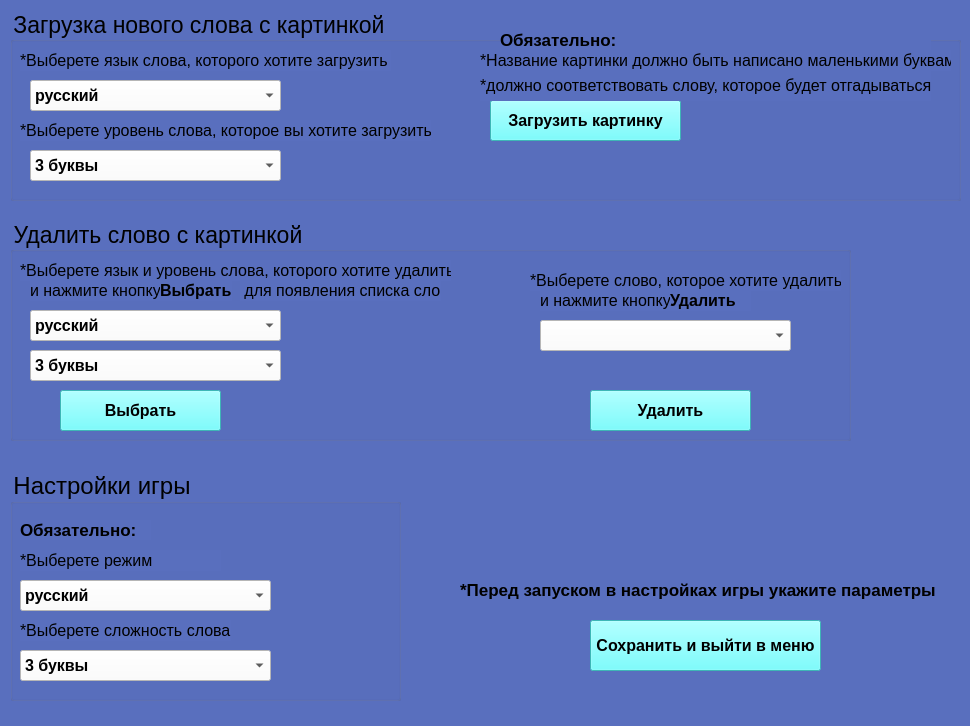
<?xml version="1.0" encoding="UTF-8"?>
<ui version="4.0">
 <class>Settings</class>
 <widget class="QMainWindow" name="Settings">
  <property name="geometry">
   <rect>
    <x>0</x>
    <y>0</y>
    <width>970</width>
    <height>726</height>
   </rect>
  </property>
  <property name="font">
   <font>
    <weight>75</weight>
    <bold>true</bold>
   </font>
  </property>
  <property name="windowTitle">
   <string>MainWindow</string>
  </property>
  <property name="styleSheet">
   <string notr="true">background-color: rgb(89, 111, 190);</string>
  </property>
  <widget class="QWidget" name="centralwidget">
   <widget class="QGroupBox" name="Downloading">
    <property name="geometry">
     <rect>
      <x>10</x>
      <y>10</y>
      <width>951</width>
      <height>191</height>
     </rect>
    </property>
    <property name="font">
     <font>
      <family>Arial</family>
      <pointsize>17</pointsize>
     </font>
    </property>
    <property name="title">
     <string>Загрузка нового слова с картинкой</string>
    </property>
    <widget class="QComboBox" name="ChooseLenWordBut">
     <property name="geometry">
      <rect>
       <x>20</x>
       <y>140</y>
       <width>251</width>
       <height>31</height>
      </rect>
     </property>
     <property name="font">
      <font>
       <family>Arial</family>
       <pointsize>12</pointsize>
       <weight>75</weight>
       <bold>true</bold>
      </font>
     </property>
     <property name="styleSheet">
      <string notr="true">background-color: rgb(255, 255, 255);
selection-background-color: rgb(255, 255, 255);
selection-color: rgb(0, 0, 0);
</string>
     </property>
     <item>
      <property name="text">
       <string>3 буквы</string>
      </property>
     </item>
     <item>
      <property name="text">
       <string>4 буквы</string>
      </property>
     </item>
     <item>
      <property name="text">
       <string>5 букв</string>
      </property>
     </item>
     <item>
      <property name="text">
       <string>6 букв</string>
      </property>
     </item>
    </widget>
    <widget class="QLabel" name="label">
     <property name="geometry">
      <rect>
       <x>10</x>
       <y>110</y>
       <width>411</width>
       <height>21</height>
      </rect>
     </property>
     <property name="font">
      <font>
       <family>Arial</family>
       <pointsize>12</pointsize>
      </font>
     </property>
     <property name="text">
      <string>*Выберете уровень слова, которое вы хотите загрузить</string>
     </property>
    </widget>
    <widget class="QPushButton" name="addImgBut">
     <property name="geometry">
      <rect>
       <x>480</x>
       <y>90</y>
       <width>191</width>
       <height>41</height>
      </rect>
     </property>
     <property name="font">
      <font>
       <family>Arial</family>
       <pointsize>12</pointsize>
       <weight>75</weight>
       <bold>true</bold>
      </font>
     </property>
     <property name="styleSheet">
      <string notr="true">background-color: rgb(85, 255, 255);</string>
     </property>
     <property name="text">
      <string>Загрузить картинку</string>
     </property>
    </widget>
    <widget class="QLabel" name="label_2">
     <property name="geometry">
      <rect>
       <x>470</x>
       <y>40</y>
       <width>471</width>
       <height>21</height>
      </rect>
     </property>
     <property name="font">
      <font>
       <family>Arial</family>
       <pointsize>12</pointsize>
      </font>
     </property>
     <property name="text">
      <string>*Название картинки должно быть написано маленькими буквами </string>
     </property>
    </widget>
    <widget class="QLabel" name="label_3">
     <property name="geometry">
      <rect>
       <x>470</x>
       <y>60</y>
       <width>451</width>
       <height>31</height>
      </rect>
     </property>
     <property name="font">
      <font>
       <family>Arial</family>
       <pointsize>12</pointsize>
      </font>
     </property>
     <property name="text">
      <string>*должно соответствовать слову, которое будет отгадываться</string>
     </property>
    </widget>
    <widget class="QLabel" name="label_4">
     <property name="geometry">
      <rect>
       <x>490</x>
       <y>20</y>
       <width>431</width>
       <height>20</height>
      </rect>
     </property>
     <property name="font">
      <font>
       <family>Arial</family>
       <pointsize>13</pointsize>
       <weight>75</weight>
       <bold>true</bold>
      </font>
     </property>
     <property name="text">
      <string>Обязательно:</string>
     </property>
    </widget>
    <widget class="QLabel" name="label_11">
     <property name="geometry">
      <rect>
       <x>10</x>
       <y>40</y>
       <width>371</width>
       <height>21</height>
      </rect>
     </property>
     <property name="font">
      <font>
       <family>Arial</family>
       <pointsize>12</pointsize>
      </font>
     </property>
     <property name="text">
      <string>*Выберете язык слова, которого хотите загрузить</string>
     </property>
    </widget>
    <widget class="QComboBox" name="ChooseLangForAdd">
     <property name="geometry">
      <rect>
       <x>20</x>
       <y>70</y>
       <width>251</width>
       <height>31</height>
      </rect>
     </property>
     <property name="font">
      <font>
       <family>Arial</family>
       <pointsize>12</pointsize>
       <weight>75</weight>
       <bold>true</bold>
      </font>
     </property>
     <property name="styleSheet">
      <string notr="true">background-color: rgb(255, 255, 255);
selection-background-color: rgb(255, 255, 255);
selection-color: rgb(0, 0, 0);
</string>
     </property>
     <item>
      <property name="text">
       <string>русский</string>
      </property>
     </item>
     <item>
      <property name="text">
       <string>английский</string>
      </property>
     </item>
    </widget>
   </widget>
   <widget class="QGroupBox" name="Deleting">
    <property name="geometry">
     <rect>
      <x>10</x>
      <y>220</y>
      <width>841</width>
      <height>221</height>
     </rect>
    </property>
    <property name="font">
     <font>
      <family>Arial</family>
      <pointsize>17</pointsize>
      <weight>50</weight>
      <bold>false</bold>
     </font>
    </property>
    <property name="title">
     <string>Удалить слово с картинкой</string>
    </property>
    <widget class="QComboBox" name="ChooseDelWord">
     <property name="geometry">
      <rect>
       <x>530</x>
       <y>100</y>
       <width>251</width>
       <height>31</height>
      </rect>
     </property>
     <property name="font">
      <font>
       <family>Arial</family>
       <pointsize>12</pointsize>
       <weight>75</weight>
       <bold>true</bold>
      </font>
     </property>
     <property name="styleSheet">
      <string notr="true">background-color: rgb(255, 255, 255);
selection-background-color: rgb(255, 255, 255);
selection-color: rgb(0, 0, 0);
</string>
     </property>
    </widget>
    <widget class="QLabel" name="label_5">
     <property name="geometry">
      <rect>
       <x>520</x>
       <y>50</y>
       <width>311</width>
       <height>21</height>
      </rect>
     </property>
     <property name="font">
      <font>
       <family>Arial</family>
       <pointsize>12</pointsize>
      </font>
     </property>
     <property name="text">
      <string>*Выберете слово, которое хотите удалить</string>
     </property>
    </widget>
    <widget class="QPushButton" name="deleteBut">
     <property name="geometry">
      <rect>
       <x>580</x>
       <y>170</y>
       <width>161</width>
       <height>41</height>
      </rect>
     </property>
     <property name="font">
      <font>
       <family>Arial</family>
       <pointsize>12</pointsize>
       <weight>75</weight>
       <bold>true</bold>
      </font>
     </property>
     <property name="styleSheet">
      <string notr="true">background-color: rgb(85, 255, 255);</string>
     </property>
     <property name="text">
      <string>Удалить</string>
     </property>
    </widget>
    <widget class="QComboBox" name="ChooseLenWordForDel">
     <property name="geometry">
      <rect>
       <x>20</x>
       <y>130</y>
       <width>251</width>
       <height>31</height>
      </rect>
     </property>
     <property name="font">
      <font>
       <family>Arial</family>
       <pointsize>12</pointsize>
       <weight>75</weight>
       <bold>true</bold>
      </font>
     </property>
     <property name="styleSheet">
      <string notr="true">background-color: rgb(255, 255, 255);
selection-background-color: rgb(255, 255, 255);
selection-color: rgb(0, 0, 0);
</string>
     </property>
     <item>
      <property name="text">
       <string>3 буквы</string>
      </property>
     </item>
     <item>
      <property name="text">
       <string>4 буквы</string>
      </property>
     </item>
     <item>
      <property name="text">
       <string>5 букв</string>
      </property>
     </item>
     <item>
      <property name="text">
       <string>6 букв</string>
      </property>
     </item>
    </widget>
    <widget class="QLabel" name="label_6">
     <property name="geometry">
      <rect>
       <x>10</x>
       <y>40</y>
       <width>431</width>
       <height>21</height>
      </rect>
     </property>
     <property name="font">
      <font>
       <family>Arial</family>
       <pointsize>12</pointsize>
      </font>
     </property>
     <property name="text">
      <string>*Выберете язык и уровень слова, которого хотите удалить</string>
     </property>
    </widget>
    <widget class="QLabel" name="label_12">
     <property name="geometry">
      <rect>
       <x>530</x>
       <y>70</y>
       <width>131</width>
       <height>21</height>
      </rect>
     </property>
     <property name="font">
      <font>
       <family>Arial</family>
       <pointsize>12</pointsize>
      </font>
     </property>
     <property name="text">
      <string>и нажмите кнопку </string>
     </property>
    </widget>
    <widget class="QLabel" name="label_13">
     <property name="geometry">
      <rect>
       <x>660</x>
       <y>70</y>
       <width>81</width>
       <height>21</height>
      </rect>
     </property>
     <property name="font">
      <font>
       <family>Arial</family>
       <pointsize>12</pointsize>
       <weight>75</weight>
       <bold>true</bold>
      </font>
     </property>
     <property name="text">
      <string>Удалить</string>
     </property>
    </widget>
    <widget class="QComboBox" name="ChooseLangForDel">
     <property name="geometry">
      <rect>
       <x>20</x>
       <y>90</y>
       <width>251</width>
       <height>31</height>
      </rect>
     </property>
     <property name="font">
      <font>
       <family>Arial</family>
       <pointsize>12</pointsize>
       <weight>75</weight>
       <bold>true</bold>
      </font>
     </property>
     <property name="styleSheet">
      <string notr="true">background-color: rgb(255, 255, 255);
selection-background-color: rgb(255, 255, 255);
selection-color: rgb(0, 0, 0);
</string>
     </property>
     <item>
      <property name="text">
       <string>русский</string>
      </property>
     </item>
     <item>
      <property name="text">
       <string>английский</string>
      </property>
     </item>
    </widget>
    <widget class="QLabel" name="label_14">
     <property name="geometry">
      <rect>
       <x>20</x>
       <y>60</y>
       <width>131</width>
       <height>21</height>
      </rect>
     </property>
     <property name="font">
      <font>
       <family>Arial</family>
       <pointsize>12</pointsize>
      </font>
     </property>
     <property name="text">
      <string>и нажмите кнопку </string>
     </property>
    </widget>
    <widget class="QLabel" name="label_15">
     <property name="geometry">
      <rect>
       <x>230</x>
       <y>60</y>
       <width>201</width>
       <height>21</height>
      </rect>
     </property>
     <property name="font">
      <font>
       <family>Arial</family>
       <pointsize>12</pointsize>
      </font>
     </property>
     <property name="text">
      <string> для появления списка слов</string>
     </property>
    </widget>
    <widget class="QLabel" name="label_16">
     <property name="geometry">
      <rect>
       <x>150</x>
       <y>60</y>
       <width>72</width>
       <height>21</height>
      </rect>
     </property>
     <property name="font">
      <font>
       <family>Arial</family>
       <pointsize>12</pointsize>
       <weight>75</weight>
       <bold>true</bold>
      </font>
     </property>
     <property name="text">
      <string>Выбрать</string>
     </property>
    </widget>
    <widget class="QPushButton" name="chooseBut">
     <property name="geometry">
      <rect>
       <x>50</x>
       <y>170</y>
       <width>161</width>
       <height>41</height>
      </rect>
     </property>
     <property name="font">
      <font>
       <family>Arial</family>
       <pointsize>12</pointsize>
       <weight>75</weight>
       <bold>true</bold>
      </font>
     </property>
     <property name="styleSheet">
      <string notr="true">background-color: rgb(85, 255, 255);</string>
     </property>
     <property name="text">
      <string>Выбрать</string>
     </property>
    </widget>
   </widget>
   <widget class="QGroupBox" name="Moding">
    <property name="geometry">
     <rect>
      <x>10</x>
      <y>470</y>
      <width>391</width>
      <height>231</height>
     </rect>
    </property>
    <property name="font">
     <font>
      <family>Arial</family>
      <pointsize>18</pointsize>
     </font>
    </property>
    <property name="title">
     <string>Настройки игры</string>
    </property>
    <property name="checkable">
     <bool>false</bool>
    </property>
    <widget class="QComboBox" name="gameLvlSetup">
     <property name="geometry">
      <rect>
       <x>10</x>
       <y>180</y>
       <width>251</width>
       <height>31</height>
      </rect>
     </property>
     <property name="font">
      <font>
       <family>Arial</family>
       <pointsize>12</pointsize>
       <weight>75</weight>
       <bold>true</bold>
      </font>
     </property>
     <property name="styleSheet">
      <string notr="true">background-color: rgb(255, 255, 255);
selection-background-color: rgb(255, 255, 255);
selection-color: rgb(0, 0, 0);
</string>
     </property>
     <item>
      <property name="text">
       <string>3 буквы</string>
      </property>
     </item>
     <item>
      <property name="text">
       <string>4 буквы</string>
      </property>
     </item>
     <item>
      <property name="text">
       <string>5 букв</string>
      </property>
     </item>
     <item>
      <property name="text">
       <string>6 букв</string>
      </property>
     </item>
    </widget>
    <widget class="QLabel" name="label_7">
     <property name="geometry">
      <rect>
       <x>10</x>
       <y>50</y>
       <width>131</width>
       <height>20</height>
      </rect>
     </property>
     <property name="font">
      <font>
       <family>Arial</family>
       <pointsize>13</pointsize>
       <weight>75</weight>
       <bold>true</bold>
      </font>
     </property>
     <property name="text">
      <string>Обязательно:</string>
     </property>
    </widget>
    <widget class="QLabel" name="label_9">
     <property name="geometry">
      <rect>
       <x>10</x>
       <y>150</y>
       <width>211</width>
       <height>21</height>
      </rect>
     </property>
     <property name="font">
      <font>
       <family>Arial</family>
       <pointsize>12</pointsize>
       <weight>50</weight>
       <bold>false</bold>
      </font>
     </property>
     <property name="text">
      <string>*Выберете сложность слова</string>
     </property>
    </widget>
    <widget class="QComboBox" name="languageBut">
     <property name="geometry">
      <rect>
       <x>10</x>
       <y>110</y>
       <width>251</width>
       <height>31</height>
      </rect>
     </property>
     <property name="font">
      <font>
       <family>Arial</family>
       <pointsize>12</pointsize>
       <weight>75</weight>
       <bold>true</bold>
      </font>
     </property>
     <property name="styleSheet">
      <string notr="true">background-color: rgb(255, 255, 255);
selection-background-color: rgb(255, 255, 255);
selection-color: rgb(0, 0, 0);
</string>
     </property>
     <item>
      <property name="text">
       <string>русский</string>
      </property>
     </item>
     <item>
      <property name="text">
       <string>английский</string>
      </property>
     </item>
    </widget>
    <widget class="QLabel" name="label_10">
     <property name="geometry">
      <rect>
       <x>10</x>
       <y>80</y>
       <width>201</width>
       <height>21</height>
      </rect>
     </property>
     <property name="font">
      <font>
       <family>Arial</family>
       <pointsize>12</pointsize>
      </font>
     </property>
     <property name="text">
      <string>*Выберете режим</string>
     </property>
    </widget>
   </widget>
   <widget class="QPushButton" name="menuBut">
    <property name="geometry">
     <rect>
      <x>590</x>
      <y>620</y>
      <width>231</width>
      <height>51</height>
     </rect>
    </property>
    <property name="sizePolicy">
     <sizepolicy hsizetype="Minimum" vsizetype="Preferred">
      <horstretch>0</horstretch>
      <verstretch>0</verstretch>
     </sizepolicy>
    </property>
    <property name="font">
     <font>
      <family>Arial</family>
      <pointsize>12</pointsize>
      <weight>75</weight>
      <bold>true</bold>
     </font>
    </property>
    <property name="focusPolicy">
     <enum>Qt::WheelFocus</enum>
    </property>
    <property name="styleSheet">
     <string notr="true">background-color: rgb(85, 255, 255);</string>
    </property>
    <property name="text">
     <string>Сохранить и выйти в меню</string>
    </property>
    <property name="autoDefault">
     <bool>true</bool>
    </property>
    <property name="flat">
     <bool>false</bool>
    </property>
   </widget>
   <widget class="QLabel" name="label_8">
    <property name="geometry">
     <rect>
      <x>460</x>
      <y>580</y>
      <width>491</width>
      <height>20</height>
     </rect>
    </property>
    <property name="font">
     <font>
      <family>Arial</family>
      <pointsize>13</pointsize>
      <weight>75</weight>
      <bold>true</bold>
     </font>
    </property>
    <property name="text">
     <string>*Перед запуском в настройках игры укажите параметры</string>
    </property>
   </widget>
  </widget>
  <widget class="QStatusBar" name="statusbar"/>
 </widget>
 <resources/>
 <connections/>
</ui>
